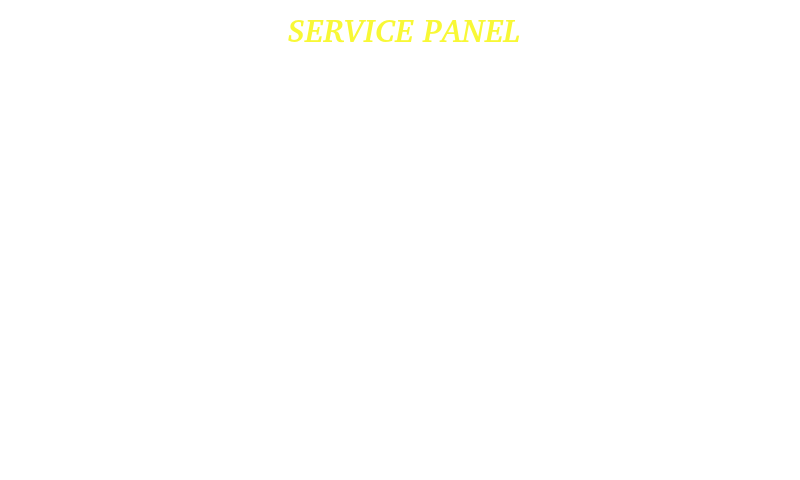
<?xml version="1.0" encoding="UTF-8"?>
<ui version="4.0">
 <class>ServicePanelMenu</class>
 <widget class="QWidget" name="ServicePanelMenu">
  <property name="geometry">
   <rect>
    <x>0</x>
    <y>0</y>
    <width>800</width>
    <height>480</height>
   </rect>
  </property>
  <property name="windowTitle">
   <string notr="true">Form</string>
  </property>
  <property name="styleSheet">
   <string notr="true">background-color:rgb(0,0,0,0);
background-image:url(://ServicePanel/ServicePanel/service_panel_menu.png);
border: 0px;</string>
  </property>
  <widget class="QFrame" name="ServicePanelMenuFrame">
   <property name="geometry">
    <rect>
     <x>0</x>
     <y>-1</y>
     <width>800</width>
     <height>480</height>
    </rect>
   </property>
   <property name="frameShape">
    <enum>QFrame::StyledPanel</enum>
   </property>
   <property name="frameShadow">
    <enum>QFrame::Raised</enum>
   </property>
   <widget class="QLabel" name="servicePanelMenuLabel">
    <property name="geometry">
     <rect>
      <x>121</x>
      <y>10</y>
      <width>566</width>
      <height>41</height>
     </rect>
    </property>
    <property name="font">
     <font>
      <family>Bitstream Charter</family>
      <pointsize>24</pointsize>
      <weight>75</weight>
      <italic>true</italic>
      <bold>true</bold>
     </font>
    </property>
    <property name="styleSheet">
     <string notr="true">background-image:url(/transparent.png);
color: rgb(248, 248, 54);</string>
    </property>
    <property name="text">
     <string notr="true">SERVICE PANEL</string>
    </property>
    <property name="alignment">
     <set>Qt::AlignCenter</set>
    </property>
   </widget>
   <widget class="QPushButton" name="CalibMenuButton">
    <property name="geometry">
     <rect>
      <x>345</x>
      <y>180</y>
      <width>120</width>
      <height>120</height>
     </rect>
    </property>
    <property name="styleSheet">
     <string notr="true">background-image:url(://ServicePanel/ServicePanel/calib_menu.png);
</string>
    </property>
    <property name="text">
     <string/>
    </property>
   </widget>
   <widget class="QPushButton" name="ToolsMenuButton">
    <property name="geometry">
     <rect>
      <x>125</x>
      <y>180</y>
      <width>120</width>
      <height>120</height>
     </rect>
    </property>
    <property name="styleSheet">
     <string notr="true">background-image:url(://ServicePanel/ServicePanel/tools_menu.png);
</string>
    </property>
    <property name="text">
     <string/>
    </property>
   </widget>
   <widget class="QPushButton" name="PackagePanelButton">
    <property name="geometry">
     <rect>
      <x>570</x>
      <y>180</y>
      <width>120</width>
      <height>120</height>
     </rect>
    </property>
    <property name="styleSheet">
     <string notr="true">background-image:url(://ServicePanel/ServicePanel/package_menu.png);
</string>
    </property>
    <property name="text">
     <string/>
    </property>
   </widget>
   <widget class="QPushButton" name="exitButton">
    <property name="geometry">
     <rect>
      <x>0</x>
      <y>0</y>
      <width>111</width>
      <height>111</height>
     </rect>
    </property>
    <property name="text">
     <string/>
    </property>
   </widget>
  </widget>
 </widget>
 <resources/>
 <connections/>
</ui>
